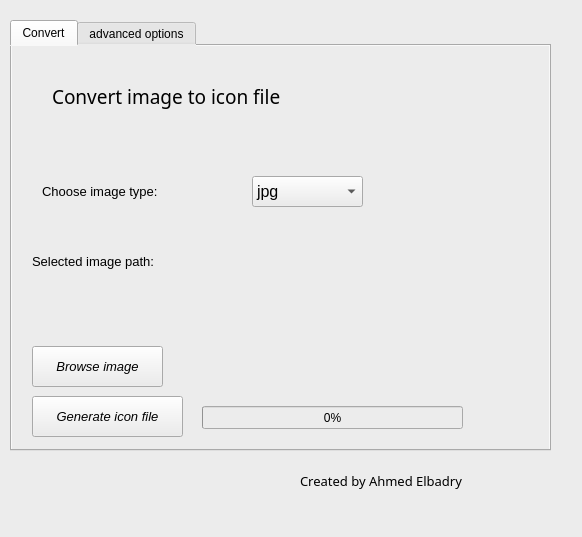
<?xml version="1.0" encoding="UTF-8"?>
<ui version="4.0">
 <class>MainWindow</class>
 <widget class="QMainWindow" name="MainWindow">
  <property name="geometry">
   <rect>
    <x>0</x>
    <y>0</y>
    <width>582</width>
    <height>537</height>
   </rect>
  </property>
  <property name="font">
   <font>
    <family>Simplified Arabic Fixed</family>
   </font>
  </property>
  <property name="windowTitle">
   <string>MainWindow</string>
  </property>
  <property name="styleSheet">
   <string notr="true">background-color: rgb(236, 236, 236);</string>
  </property>
  <widget class="QWidget" name="centralwidget">
   <widget class="QTabWidget" name="tabWidget">
    <property name="geometry">
     <rect>
      <x>10</x>
      <y>20</y>
      <width>541</width>
      <height>431</height>
     </rect>
    </property>
    <property name="currentIndex">
     <number>0</number>
    </property>
    <widget class="QWidget" name="tab">
     <attribute name="title">
      <string>Convert</string>
     </attribute>
     <widget class="QPushButton" name="Browse_Button">
      <property name="geometry">
       <rect>
        <x>20</x>
        <y>300</y>
        <width>131</width>
        <height>41</height>
       </rect>
      </property>
      <property name="font">
       <font>
        <pointsize>10</pointsize>
        <italic>true</italic>
        <bold>false</bold>
       </font>
      </property>
      <property name="text">
       <string>Browse image</string>
      </property>
     </widget>
     <widget class="QLabel" name="label">
      <property name="geometry">
       <rect>
        <x>20</x>
        <y>200</y>
        <width>191</width>
        <height>31</height>
       </rect>
      </property>
      <property name="font">
       <font>
        <pointsize>10</pointsize>
       </font>
      </property>
      <property name="text">
       <string>Selected image path:</string>
      </property>
     </widget>
     <widget class="QLabel" name="label_3">
      <property name="geometry">
       <rect>
        <x>40</x>
        <y>30</y>
        <width>401</width>
        <height>41</height>
       </rect>
      </property>
      <property name="font">
       <font>
        <family>Simplified Arabic Fixed</family>
        <pointsize>14</pointsize>
        <italic>false</italic>
        <bold>false</bold>
       </font>
      </property>
      <property name="text">
       <string>Convert image to icon file</string>
      </property>
     </widget>
     <widget class="QLabel" name="textEdit_2">
      <property name="geometry">
       <rect>
        <x>10</x>
        <y>250</y>
        <width>441</width>
        <height>31</height>
       </rect>
      </property>
      <property name="font">
       <font>
        <pointsize>9</pointsize>
        <italic>true</italic>
       </font>
      </property>
      <property name="text">
       <string/>
      </property>
     </widget>
     <widget class="QPushButton" name="Generate_Button">
      <property name="geometry">
       <rect>
        <x>20</x>
        <y>350</y>
        <width>151</width>
        <height>41</height>
       </rect>
      </property>
      <property name="font">
       <font>
        <pointsize>10</pointsize>
        <italic>true</italic>
       </font>
      </property>
      <property name="text">
       <string>Generate icon file</string>
      </property>
     </widget>
     <widget class="QProgressBar" name="progressBar">
      <property name="geometry">
       <rect>
        <x>190</x>
        <y>360</y>
        <width>261</width>
        <height>23</height>
       </rect>
      </property>
      <property name="value">
       <number>0</number>
      </property>
     </widget>
     <widget class="QComboBox" name="comboBox">
      <property name="geometry">
       <rect>
        <x>240</x>
        <y>130</y>
        <width>111</width>
        <height>31</height>
       </rect>
      </property>
      <property name="font">
       <font>
        <pointsize>12</pointsize>
       </font>
      </property>
      <property name="toolTipDuration">
       <number>0</number>
      </property>
      <item>
       <property name="text">
        <string>jpg</string>
       </property>
      </item>
      <item>
       <property name="text">
        <string>png</string>
       </property>
      </item>
      <item>
       <property name="text">
        <string>jpeg</string>
       </property>
      </item>
      <item>
       <property name="text">
        <string>svg</string>
       </property>
      </item>
      <item>
       <property name="text">
        <string>webp</string>
       </property>
      </item>
      <item>
       <property name="text">
        <string>jfif</string>
       </property>
      </item>
      <item>
       <property name="text">
        <string>pjp</string>
       </property>
      </item>
     </widget>
     <widget class="QLabel" name="label_7">
      <property name="geometry">
       <rect>
        <x>30</x>
        <y>130</y>
        <width>161</width>
        <height>31</height>
       </rect>
      </property>
      <property name="font">
       <font>
        <pointsize>10</pointsize>
       </font>
      </property>
      <property name="text">
       <string>Choose image type:</string>
      </property>
     </widget>
    </widget>
    <widget class="QWidget" name="tab_2">
     <attribute name="title">
      <string>advanced options</string>
     </attribute>
     <widget class="QLabel" name="label_4">
      <property name="geometry">
       <rect>
        <x>40</x>
        <y>30</y>
        <width>401</width>
        <height>41</height>
       </rect>
      </property>
      <property name="font">
       <font>
        <family>Simplified Arabic Fixed</family>
        <pointsize>14</pointsize>
        <italic>false</italic>
        <bold>false</bold>
       </font>
      </property>
      <property name="text">
       <string>Convert image to icon file</string>
      </property>
     </widget>
     <widget class="QLabel" name="label_5">
      <property name="geometry">
       <rect>
        <x>40</x>
        <y>100</y>
        <width>161</width>
        <height>31</height>
       </rect>
      </property>
      <property name="font">
       <font>
        <pointsize>10</pointsize>
       </font>
      </property>
      <property name="text">
       <string>generated icon name</string>
      </property>
     </widget>
     <widget class="QTextEdit" name="input_name">
      <property name="geometry">
       <rect>
        <x>220</x>
        <y>100</y>
        <width>241</width>
        <height>31</height>
       </rect>
      </property>
      <property name="autoFillBackground">
       <bool>false</bool>
      </property>
     </widget>
     <widget class="QLabel" name="label_6">
      <property name="geometry">
       <rect>
        <x>20</x>
        <y>260</y>
        <width>471</width>
        <height>131</height>
       </rect>
      </property>
      <property name="font">
       <font>
        <family>Simplified Arabic Fixed</family>
        <pointsize>14</pointsize>
        <italic>false</italic>
        <bold>false</bold>
       </font>
      </property>
      <property name="text">
       <string>&lt;html&gt;&lt;head/&gt;&lt;body&gt;&lt;p&gt;&lt;span style=&quot; font-size:12pt;&quot;&gt;Please follow the general file naming convention.&lt;/span&gt;&lt;/p&gt;&lt;p&gt;&lt;span style=&quot; font-size:12pt;&quot;&gt;Otherwise, the file name will be automatically named&lt;/span&gt;&lt;/p&gt;&lt;p&gt;&lt;span style=&quot; font-size:12pt;&quot;&gt;&amp;quot;icon.ico&amp;quot;&lt;/span&gt;&lt;/p&gt;&lt;/body&gt;&lt;/html&gt;</string>
      </property>
      <property name="textFormat">
       <enum>Qt::AutoText</enum>
      </property>
     </widget>
     <widget class="QLabel" name="label_8">
      <property name="geometry">
       <rect>
        <x>40</x>
        <y>190</y>
        <width>151</width>
        <height>31</height>
       </rect>
      </property>
      <property name="font">
       <font>
        <pointsize>10</pointsize>
       </font>
      </property>
      <property name="text">
       <string>generated icon size</string>
      </property>
     </widget>
     <widget class="QComboBox" name="comboBox_2">
      <property name="geometry">
       <rect>
        <x>270</x>
        <y>190</y>
        <width>111</width>
        <height>31</height>
       </rect>
      </property>
      <property name="font">
       <font>
        <pointsize>12</pointsize>
       </font>
      </property>
      <property name="toolTipDuration">
       <number>0</number>
      </property>
      <item>
       <property name="text">
        <string>[16:16]</string>
       </property>
      </item>
      <item>
       <property name="text">
        <string>[32:32]</string>
       </property>
      </item>
      <item>
       <property name="text">
        <string>[48:48]</string>
       </property>
      </item>
      <item>
       <property name="text">
        <string>[64:64]</string>
       </property>
      </item>
     </widget>
    </widget>
   </widget>
   <widget class="QLabel" name="label_2">
    <property name="geometry">
     <rect>
      <x>300</x>
      <y>460</y>
      <width>231</width>
      <height>41</height>
     </rect>
    </property>
    <property name="font">
     <font>
      <family>Lucida Calligraphy</family>
      <pointsize>10</pointsize>
      <italic>false</italic>
      <bold>false</bold>
     </font>
    </property>
    <property name="text">
     <string>Created by Ahmed Elbadry</string>
    </property>
   </widget>
  </widget>
  <widget class="QStatusBar" name="statusbar"/>
 </widget>
 <resources>
  <include location="../../../Pictures/a.qrc"/>
 </resources>
 <connections/>
</ui>
